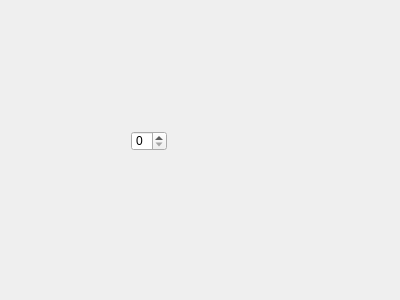
<?xml version="1.0" encoding="UTF-8"?>
<ui version="4.0">
 <class>MyDialog</class>
 <widget class="QDialog" name="MyDialog">
  <property name="geometry">
   <rect>
    <x>0</x>
    <y>0</y>
    <width>400</width>
    <height>300</height>
   </rect>
  </property>
  <property name="windowTitle">
   <string>Dialog</string>
  </property>
  <widget class="QSpinBox" name="spinBox">
   <property name="geometry">
    <rect>
     <x>131</x>
     <y>131</y>
     <width>36</width>
     <height>20</height>
    </rect>
   </property>
  </widget>
 </widget>
 <resources/>
 <connections/>
</ui>
